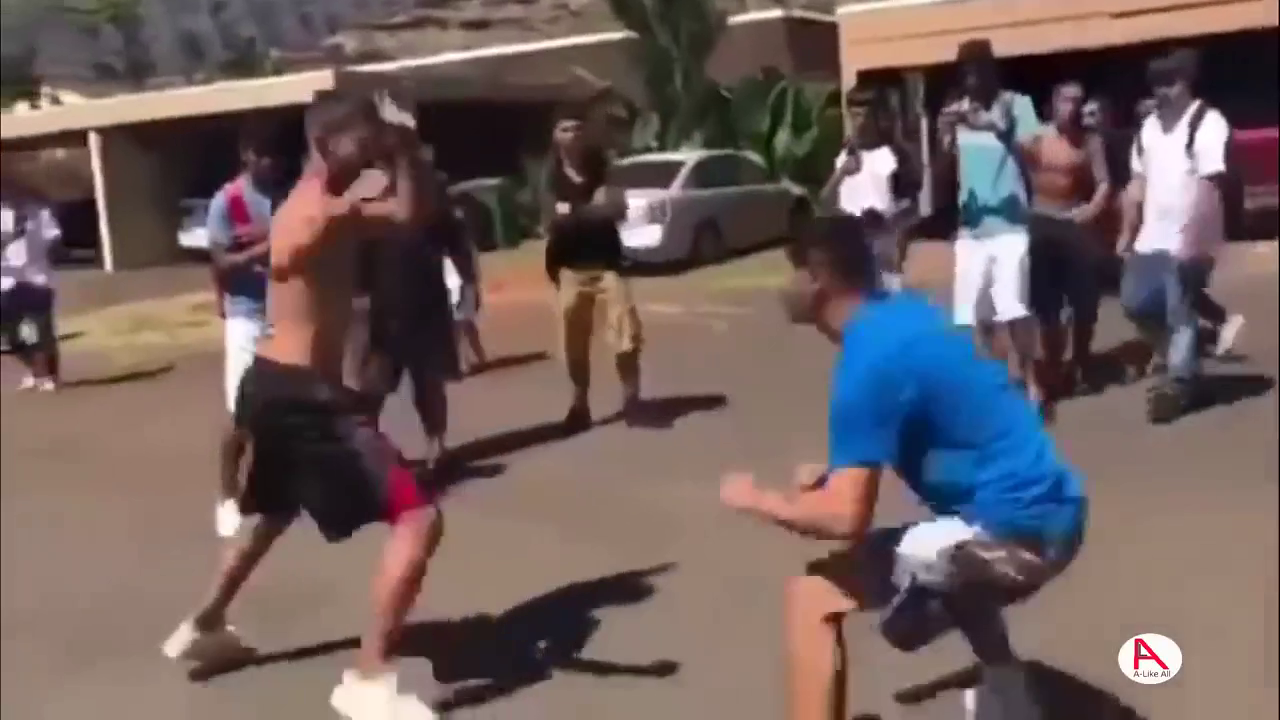
#> input picture frame 16 of V_850.mp4, 1280 x 720 px
$ python check.py
#> lines starting #> are read from the running program, lines starting #| are printed output that depends on the picture
import numpy as np
import cv2


cap = cv2.VideoCapture("V_850.mp4")
fourcc = cv2.VideoWriter_fourcc('m','p','4','v')
out = cv2.VideoWriter('output.mp4', fourcc, 20.0, (640,480))


while(True):

    ret, frame = cap.read()
#> frame is the input picture: shape (720, 1280, 3); mean B, G, R 93.1, 94.6, 111.2


    gray = cv2.cvtColor(frame, cv2.COLOR_BGR2GRAY)
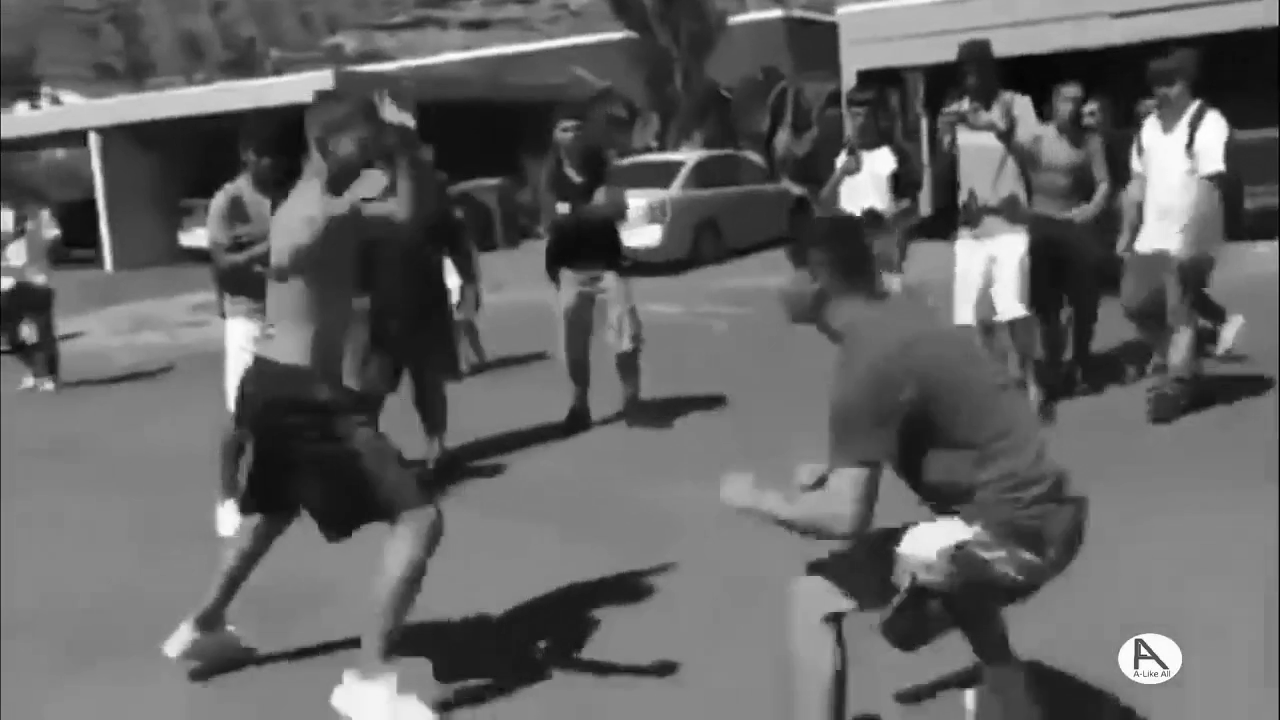
#> gray: shape (720, 1280); min 0, max 255, mean 99.4


    out.write(gray)


    cv2.imshow('Original', frame)


    cv2.imshow('frame', gray)


    if cv2.waitKey(1) & 0xFF == ord('a'):
#> (key Esc is pressed here)
        break


cap.release()

cv2.destroyAllWindows()

$ run again, starting later in the video
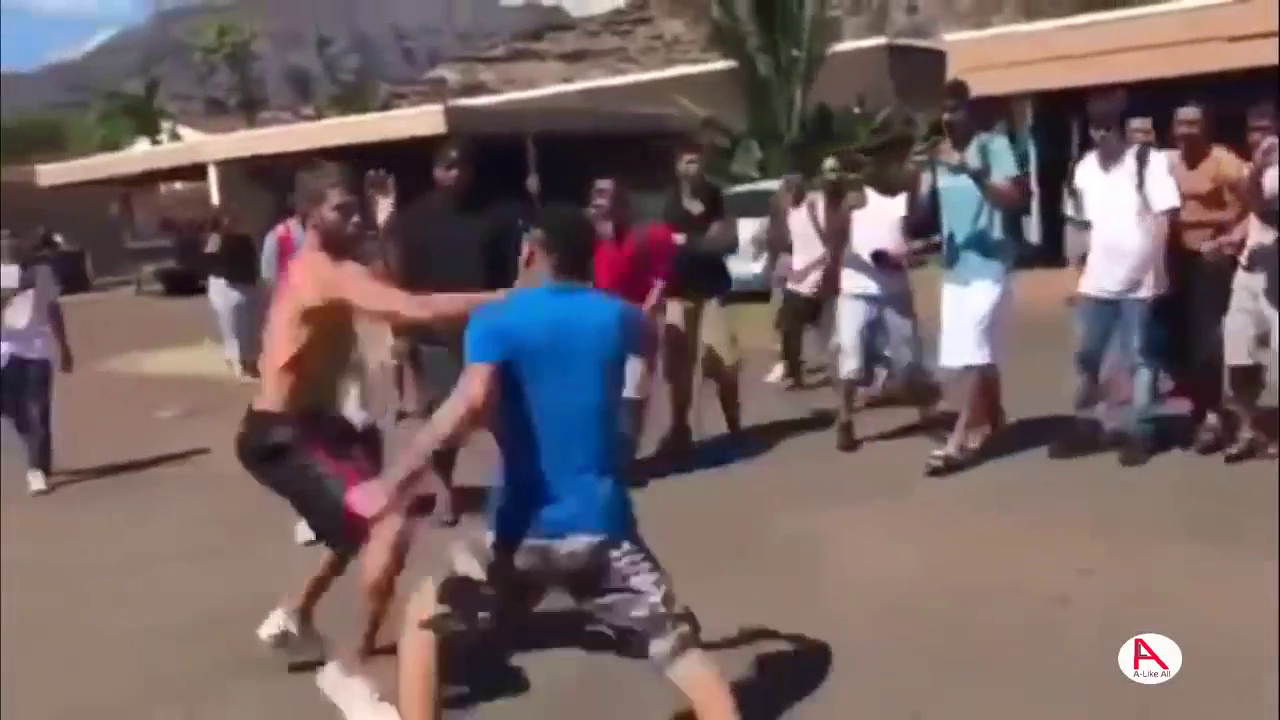
#> input picture frame 75 of V_850.mp4, 1280 x 720 px
#> frame is the input picture: shape (720, 1280, 3); mean B, G, R 98, 97.8, 114.9
#> `gray = cv2.cvtColor(frame, cv2.COLOR_BGR2GRAY)`:
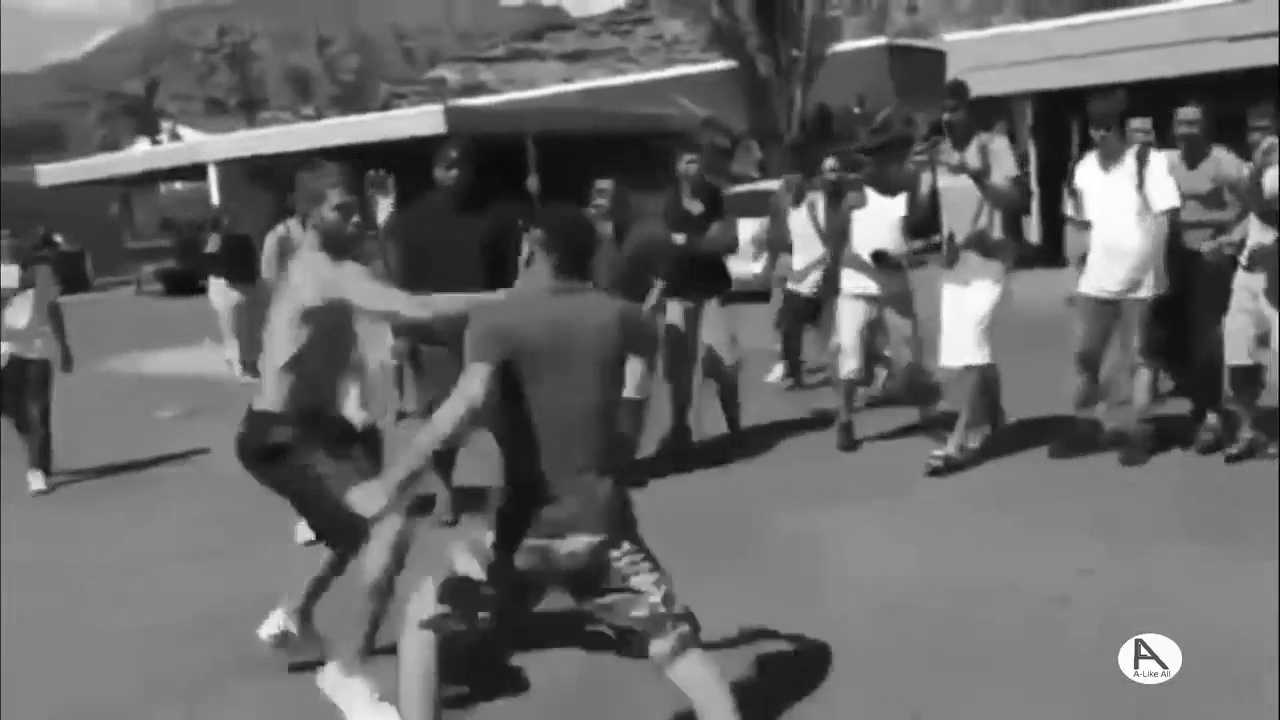
#> gray: shape (720, 1280); min 0, max 255, mean 102.9

$ run again, starting later in the video
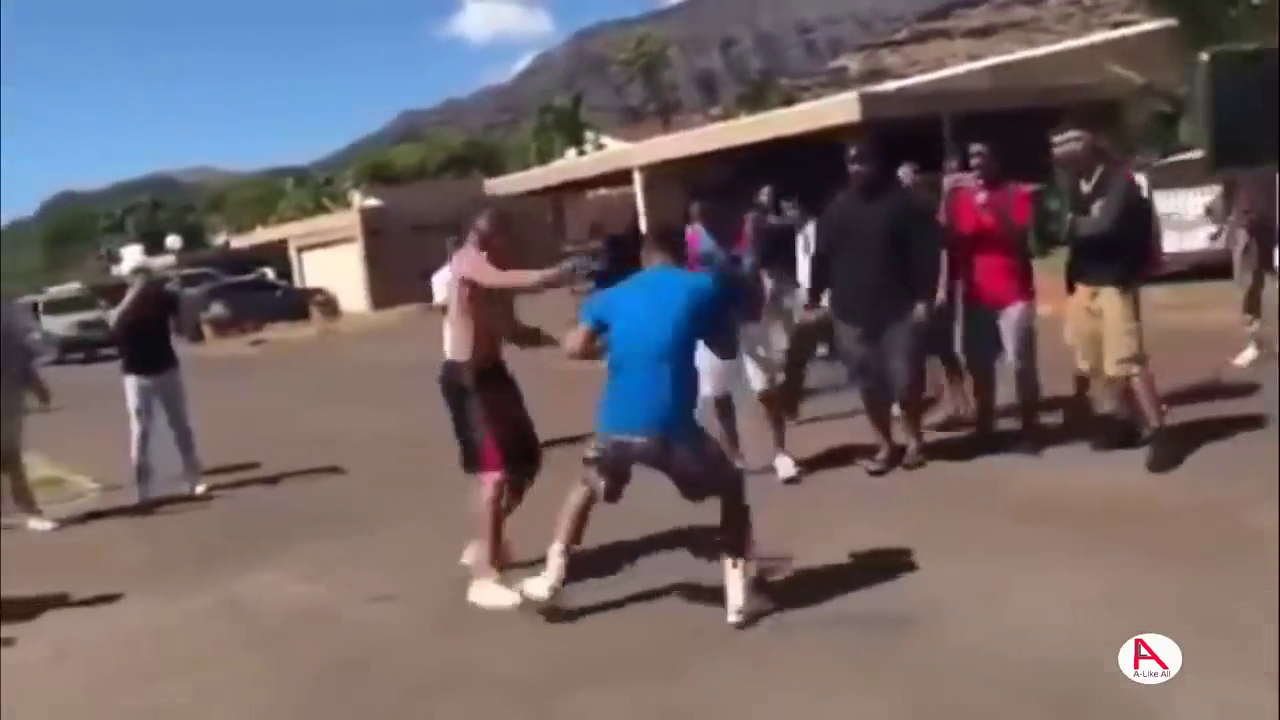
#> input picture frame 134 of V_850.mp4, 1280 x 720 px
#> frame is the input picture: shape (720, 1280, 3); mean B, G, R 102.1, 99.8, 111.6
#> `gray = cv2.cvtColor(frame, cv2.COLOR_BGR2GRAY)`:
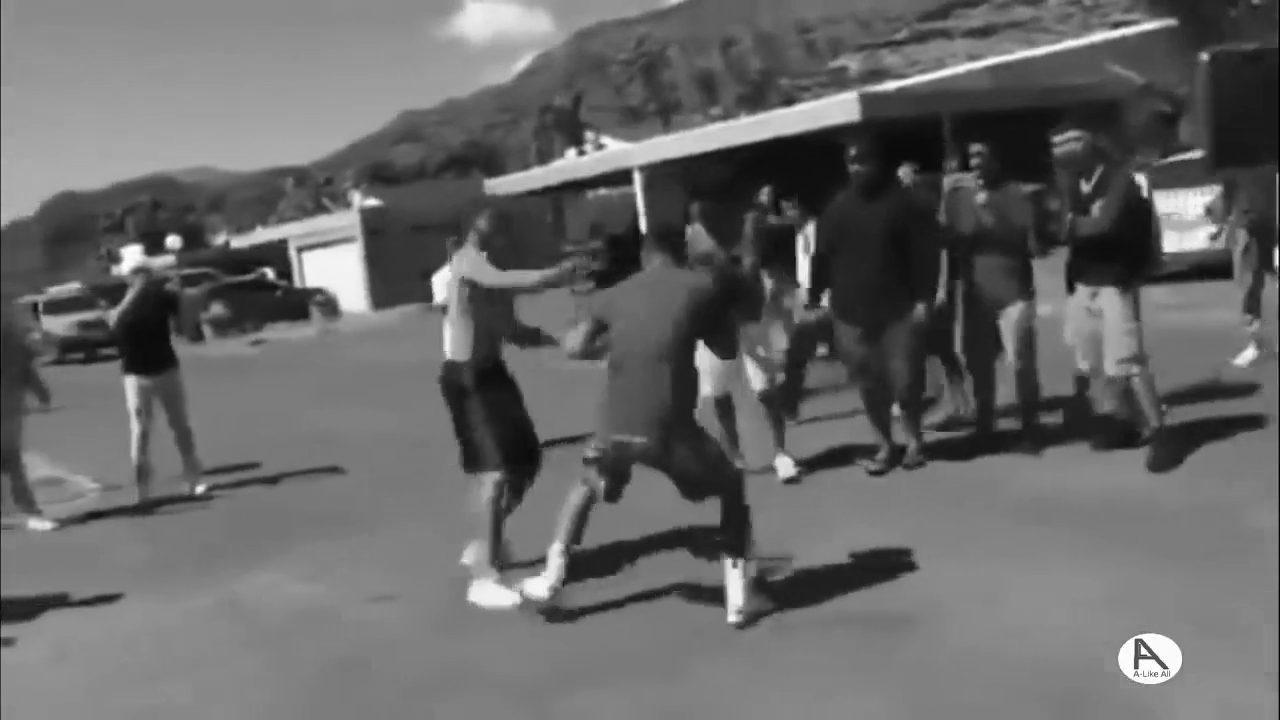
#> gray: shape (720, 1280); min 0, max 255, mean 103.6
